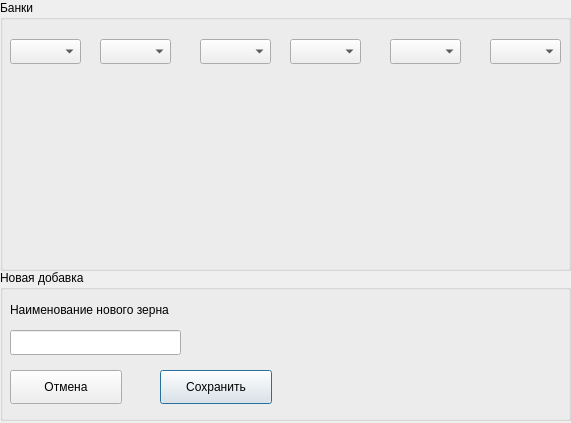
<?xml version="1.0" encoding="UTF-8"?>
<ui version="4.0">
 <class>Dialog</class>
 <widget class="QDialog" name="Dialog">
  <property name="geometry">
   <rect>
    <x>0</x>
    <y>0</y>
    <width>571</width>
    <height>423</height>
   </rect>
  </property>
  <property name="windowTitle">
   <string>Dialog</string>
  </property>
  <widget class="QGroupBox" name="groupBox_2">
   <property name="geometry">
    <rect>
     <x>0</x>
     <y>0</y>
     <width>571</width>
     <height>271</height>
    </rect>
   </property>
   <property name="title">
    <string>Банки</string>
   </property>
   <widget class="QLabel" name="banka1">
    <property name="geometry">
     <rect>
      <x>22</x>
      <y>66</y>
      <width>51</width>
      <height>171</height>
     </rect>
    </property>
    <property name="text">
     <string/>
    </property>
    <property name="pixmap">
     <pixmap>silos.png</pixmap>
    </property>
   </widget>
   <widget class="QLabel" name="banka2">
    <property name="geometry">
     <rect>
      <x>113</x>
      <y>70</y>
      <width>66</width>
      <height>161</height>
     </rect>
    </property>
    <property name="text">
     <string/>
    </property>
    <property name="pixmap">
     <pixmap>silos.png</pixmap>
    </property>
   </widget>
   <widget class="QLabel" name="banka3">
    <property name="geometry">
     <rect>
      <x>212</x>
      <y>72</y>
      <width>66</width>
      <height>161</height>
     </rect>
    </property>
    <property name="text">
     <string/>
    </property>
    <property name="pixmap">
     <pixmap>silos.png</pixmap>
    </property>
   </widget>
   <widget class="QLabel" name="banka4">
    <property name="geometry">
     <rect>
      <x>302</x>
      <y>66</y>
      <width>66</width>
      <height>171</height>
     </rect>
    </property>
    <property name="text">
     <string/>
    </property>
    <property name="pixmap">
     <pixmap>silos.png</pixmap>
    </property>
   </widget>
   <widget class="QLabel" name="banka5">
    <property name="geometry">
     <rect>
      <x>402</x>
      <y>66</y>
      <width>66</width>
      <height>171</height>
     </rect>
    </property>
    <property name="text">
     <string/>
    </property>
    <property name="pixmap">
     <pixmap>silos.png</pixmap>
    </property>
   </widget>
   <widget class="QLabel" name="banka6">
    <property name="geometry">
     <rect>
      <x>505</x>
      <y>75</y>
      <width>66</width>
      <height>161</height>
     </rect>
    </property>
    <property name="text">
     <string/>
    </property>
    <property name="pixmap">
     <pixmap>silos.png</pixmap>
    </property>
   </widget>
   <widget class="QComboBox" name="combo1">
    <property name="geometry">
     <rect>
      <x>10</x>
      <y>39</y>
      <width>71</width>
      <height>25</height>
     </rect>
    </property>
   </widget>
   <widget class="QComboBox" name="combo2">
    <property name="geometry">
     <rect>
      <x>100</x>
      <y>39</y>
      <width>71</width>
      <height>25</height>
     </rect>
    </property>
   </widget>
   <widget class="QComboBox" name="combo3">
    <property name="geometry">
     <rect>
      <x>200</x>
      <y>39</y>
      <width>71</width>
      <height>25</height>
     </rect>
    </property>
   </widget>
   <widget class="QComboBox" name="combo4">
    <property name="geometry">
     <rect>
      <x>290</x>
      <y>39</y>
      <width>71</width>
      <height>25</height>
     </rect>
    </property>
   </widget>
   <widget class="QComboBox" name="combo5">
    <property name="geometry">
     <rect>
      <x>390</x>
      <y>39</y>
      <width>71</width>
      <height>25</height>
     </rect>
    </property>
   </widget>
   <widget class="QComboBox" name="combo6">
    <property name="geometry">
     <rect>
      <x>490</x>
      <y>39</y>
      <width>71</width>
      <height>25</height>
     </rect>
    </property>
   </widget>
  </widget>
  <widget class="QGroupBox" name="groupBox">
   <property name="geometry">
    <rect>
     <x>0</x>
     <y>270</y>
     <width>571</width>
     <height>151</height>
    </rect>
   </property>
   <property name="title">
    <string>Новая добавка</string>
   </property>
   <widget class="QLabel" name="label">
    <property name="geometry">
     <rect>
      <x>10</x>
      <y>30</y>
      <width>221</width>
      <height>19</height>
     </rect>
    </property>
    <property name="text">
     <string>Наименование нового зерна</string>
    </property>
   </widget>
   <widget class="QPushButton" name="okbtn">
    <property name="geometry">
     <rect>
      <x>160</x>
      <y>100</y>
      <width>112</width>
      <height>34</height>
     </rect>
    </property>
    <property name="text">
     <string>Сохранить</string>
    </property>
   </widget>
   <widget class="QPushButton" name="cancelbtn">
    <property name="geometry">
     <rect>
      <x>10</x>
      <y>100</y>
      <width>112</width>
      <height>34</height>
     </rect>
    </property>
    <property name="text">
     <string>Отмена</string>
    </property>
   </widget>
   <widget class="QLineEdit" name="lineEdit">
    <property name="geometry">
     <rect>
      <x>10</x>
      <y>60</y>
      <width>171</width>
      <height>25</height>
     </rect>
    </property>
   </widget>
  </widget>
 </widget>
 <resources/>
 <connections/>
</ui>
